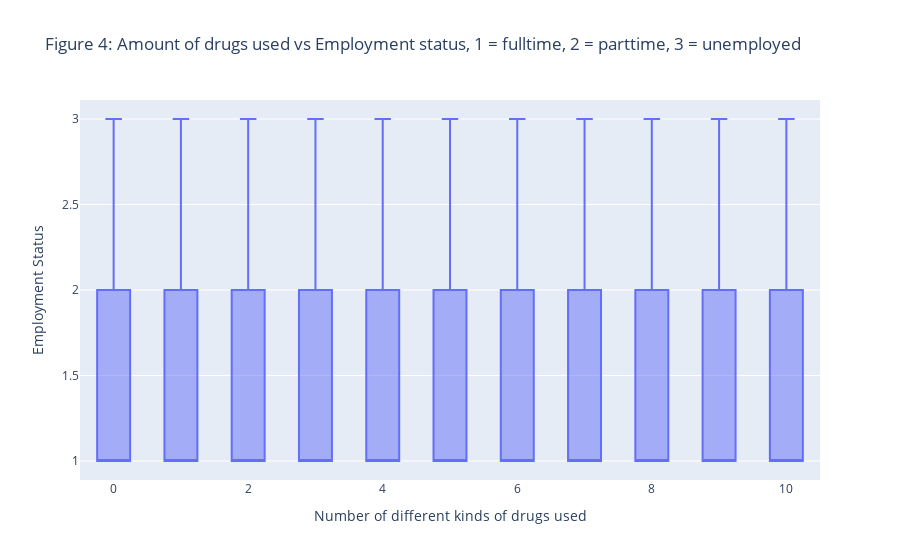

Write notebook code for a chart like this one.
### Markdown cell above
### Topic perspective 2

### Code cell
df = pd.read_csv('NSDUH Workforce Adults.csv', delimiter=',', usecols=['PersonalIncome', 'countofdrugs_ever', 'FamilyIncome', 'education', 'EmploymentStatus'])


fig = px.box(df, x=df['countofdrugs_ever'], y=df['EmploymentStatus'], title='Figure 4: Amount of drugs used vs Employment status, 1 = fulltime, 2 = parttime, 3 = unemployed')
fig.update_xaxes(title_text='Number of different kinds of drugs used')
fig.update_yaxes(title_text='Employment Status')
fig.show()

### Figure 1 — Plotly figure (JSON) as saved in the notebook; plotly's stock layout.template omitted (floating-point values rounded to 4 significant figures; data arrays with more than 128 entries replaced by an {"elided": "..."} marker saying what was removed)
{"data": [{"alignmentgroup": "True", "hovertemplate": "countofdrugs_ever=%{x}<br>EmploymentStatus=%{y}<extra></extra>", "legendgroup": "", "marker": {"color": "#636efa"}, "name": "", "notched": false, "offsetgroup": "", "orientation": "v", "showlegend": false, "type": "box", "x": {"elided": "32040 int values"}, "x0": " ", "xaxis": "x", "y": {"elided": "32040 int values"}, "y0": " ", "yaxis": "y"}], "layout": {"boxmode": "group", "legend": {"tracegroupgap": 0}, "title": {"text": "Figure 4: Amount of drugs used vs Employment status, 1 = fulltime, 2 = parttime, 3 = unemployed"}, "xaxis": {"anchor": "y", "domain": [0, 1], "title": {"text": "Number of different kinds of drugs used"}}, "yaxis": {"anchor": "x", "domain": [0, 1], "title": {"text": "Employment Status"}}}}
